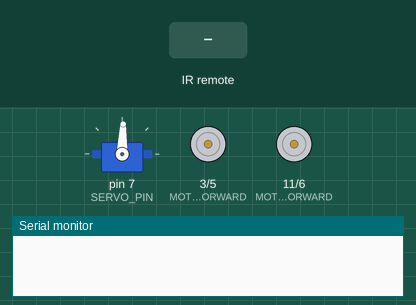
This sketch was run on a simulated Arduino Uno, built with avr-gcc and run on an emulated ATmega328P. Shown: servo, motor-driver pin pairs drawn as motors (green arrow = first pin HIGH = forward, orange = second pin HIGH = backward, longer = more drive), the last lines printed to the serial monitor. The test bench sets the inputs (shaded band).

Above: at 1.2 s.
1.3 s: infrared code 0x000000FF received
At 1.6 s:
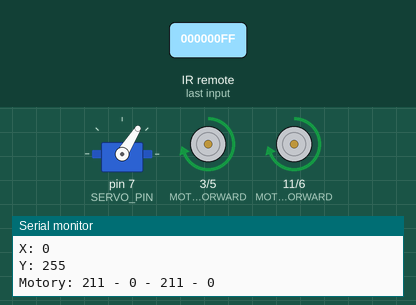
Timing chart, 0 to 4.3 s (numbered marks = the images above; inputs shaded):
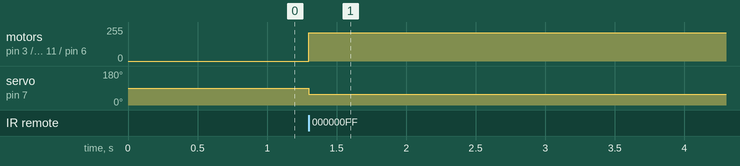

Measured:
- after the input at 1.3 s, motor on pin 3 (MOTOR_LEFT_FORWARD) / pin 5 (MOTOR_LEFT_BACKWARD), motor on pin 11 (MOTOR_RIGHT_FORWARD) / pin 6 (MOTOR_RIGHT_BACKWARD): stopped → forward 211/255 at once; servo on pin 7 (SERVO_PIN): 88° → 58° at once

The sketch:

Kod_auticko.ino
```cpp
// Import externích knihoven

#include <RCSwitch.h>
#include <Servo.h>

// Definice portů
#define MOTOR_LEFT_FORWARD 3
#define MOTOR_LEFT_BACKWARD 5
#define MOTOR_RIGHT_FORWARD 11
#define MOTOR_RIGHT_BACKWARD 6
#define SERVO_PIN 7
#define RF_COMMUNICATION_PIN 2

#define STEERING_OFFSET 88    // Pozice servomotoru pro jízdu rovně
#define PARSING_MASK 0x000000FF

#define SERIAL_SPEED 115200
#define DEBUG 1

// Vytvoření instance přijímače
RCSwitch receiver = RCSwitch();
// Vytvoření instance servo motoru pro řízení
Servo steering;
// Pole pro ovládání motorů
byte motorSpeed[] = { 0, 0, 0, 0 };

byte x, y = 0;
unsigned long message = 0L;

void setup() {
  // Nastavení sériové komunikace
  Serial.begin(SERIAL_SPEED);

  // Nastavení pinů arduina pro výstup
  pinMode(SERVO_PIN, OUTPUT);

  steering.attach(SERVO_PIN);
  steering.write(STEERING_OFFSET);
  delay(20);

  // nastavení přijacího pinu na interrupt
  receiver.enableReceive(0);
}

void loop() {
  // detekce přichozí komunikace
  if (receiver.available()) {
    // kontrola velikosti zprávy
    if (receiver.getReceivedValue() == 0) {
      // neznámé kódování nebo chyba v komunikaci
      if (DEBUG) {
        Serial.println("Neznama zprava!");
      }
    }
    // úspěšně přijatá zpráva
    else {
      message = receiver.getReceivedValue();

      if (DEBUG) {
        Serial.print("Prijata zprava: ");
        Serial.println(message);
      };

      // Parsování hodnot ze zprávy
      y = message & PARSING_MASK;
      message = message >> 16;
      x = message & PARSING_MASK;

      if (DEBUG) {
        Serial.print("X: ");
        Serial.println(x);
        Serial.print("Y: ");
        Serial.println(y);
      }

      // Vypočítání a nastavení požadovaného úhlu
      steering.write(calculateSteering(x));


      // Vypočítání a nastavení rychlosti
      calculateSpeed(y, motorSpeed);
      setSpeed(motorSpeed);

      if (DEBUG) {
        Serial.print("Motory: ");
        Serial.print(motorSpeed[0]);
        Serial.print(" - ");
        Serial.print(motorSpeed[1]);
        Serial.print(" - ");
        Serial.print(motorSpeed[2]);
        Serial.print(" - ");
        Serial.println(motorSpeed[3]);
      }
    }
    // reset modulu pro přijetí nových zpráv
    receiver.resetAvailable();
  }
}

// Funkce pro vypočítání požadovaného úhlu
int calculateSteering(byte value) {

  return map(value, 0, 180, 0, 60) - 30 + STEERING_OFFSET;
}


void calculateSpeed(byte value, byte motors[]) {
// Funkce pro vypočítání rychlosti
      if (value == 90) {
        motors[0] = 0;
        motors[1] = 0;
        motors[2] = 0;
        motors[3] = 0;
      } else {
        if (value > 90) {
          // jízda dopředu
          motors[0] = map(value - 90, 0, 90, 0, 255);
          motors[1] = 0;
          motors[2] = map(value - 90, 0, 90, 0, 255);
          motors[3] = 0;
        } else {
          // jízda dozadu
          motors[0] = 0;
          motors[1] = map(value, 0, 90, 255, 0);
          motors[2] = 0;
          motors[3] = map(value, 0, 90, 255, 0);
        }
      }
}


void setSpeed(byte motors[]) {

  // Zápis hodnot na výstupní piny arduina pro řízení motorů)

    analogWrite(MOTOR_LEFT_FORWARD, motors[0]);
    analogWrite(MOTOR_LEFT_BACKWARD, motors[1]);
    analogWrite(MOTOR_RIGHT_FORWARD, motors[2]);
    analogWrite(MOTOR_RIGHT_BACKWARD, motors[3]);
}
```
